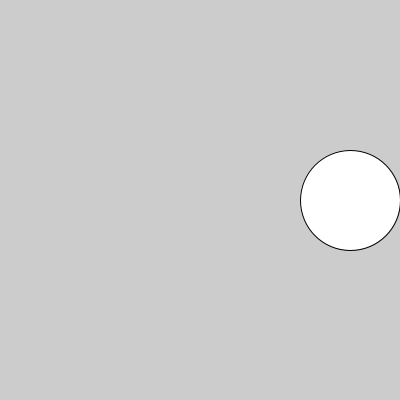
Frame 1 (no input)
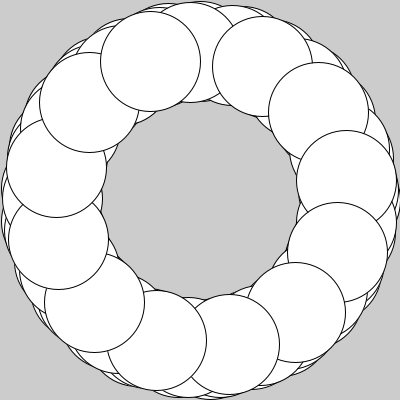
Frame 60 (the mouse pressed at the canvas centre just before this capture)
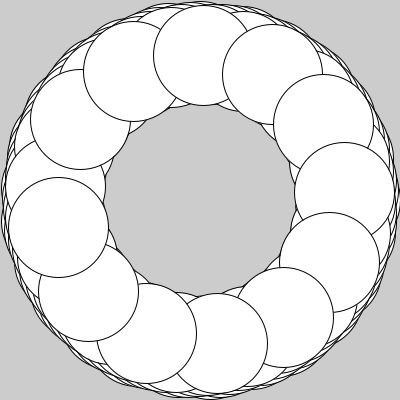
Frame 120 (the mouse held since frame 60 and released just before this capture)

The Processing sketch that drew these frames (run headless with seeded random() and noise(); from frame 60 on, the mouse is pressed at the canvas centre):

// Processing sketch: aula18_g1_exe3
// ── aula18_g1_exe3.pde
float x=0, y=0, angulo=0, raio=150;
void setup(){
size(400,400);
}

void draw(){
  translate(200,200);
  x = raio*cos(angulo);
  y = raio*sin(angulo);
  ellipse(x,y,100,100);
  angulo=angulo+0.5;
  raio=raio-0.05;
  if(raio<100){
    raio=150;
  }
}
